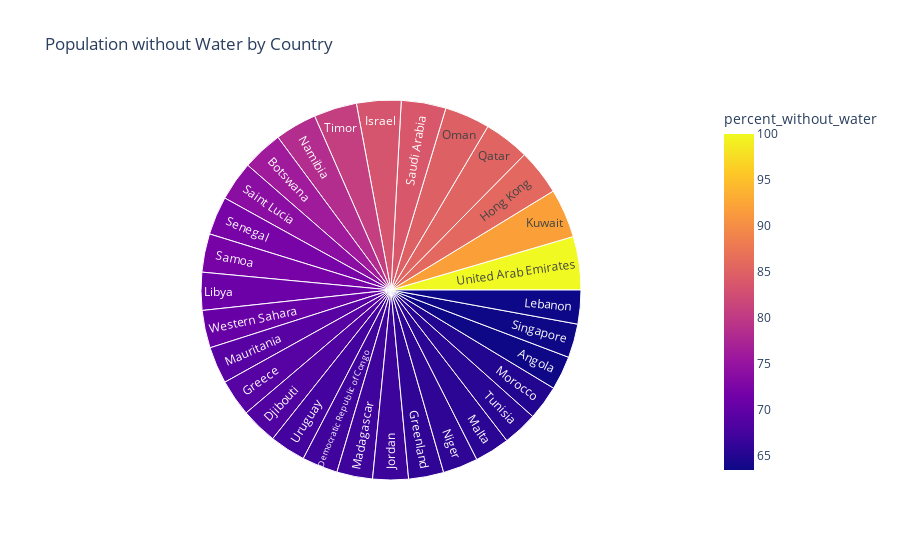

The notebook cell saved with this chart:
### Code cell
# sunburst plot of continents then countries, with population without water as values and color
fig = px.sunburst(
    df_countries.nlargest(30, "percent_without_water"),
    path=["Entity"],
    values="percent_without_water",
    color="percent_without_water",
    hover_data=hover_data_list,
    title="Population without Water by Country",
)
fig.show()

### Figure 1 — Plotly figure (JSON) as saved in the notebook; plotly's stock layout.template omitted (floating-point values rounded to 4 significant figures; data arrays with more than 128 entries replaced by an {"elided": "..."} marker saying what was removed)
{"data": [{"branchvalues": "total", "customdata": {"elided": "30x22 mixed values"}, "domain": {"x": [0, 1], "y": [0, 1]}, "hovertemplate": "labels=%{label}<br>percent_without_water_sum=%{value}<br>parent=%{parent}<br>id=%{id}<br>Entity=%{customdata[0]}<br>country_pop_raw=%{customdata[1]}<br>country_pop_with_water=%{customdata[2]}<br>country_pop_without_water=%{customdata[3]}<br>population_piped_with_access=%{customdata[4]}<br>population_piped_with_cycling_access=%{customdata[5]}<br>population_piped_with_walking_access=%{customdata[6]}<br>percent_without_water=%{color}<br>percent_with_water=%{customdata[8]}<br>Nat Piped=%{customdata[9]}<br>region=%{customdata[10]}<br>subregion=%{customdata[11]}<br>weighted_med=%{customdata[12]}<br>mean_max_distance_cycling=%{customdata[13]}<br>max_max_distance_cycling=%{customdata[14]}<br>min_max_distance_cycling=%{customdata[15]}<br>median_max_distance_cycling=%{customdata[16]}<br>mean_max_distance_walking=%{customdata[17]}<br>max_max_distance_walking=%{customdata[18]}<br>min_max_distance_walking=%{customdata[19]}<br>median_max_distance_walking=%{customdata[20]}<extra></extra>", "ids": ["Angola", "Botswana", "Democratic Republic of Congo", "Djibouti", "Greece", "Greenland", "Hong Kong", "Israel", "Jordan", "Kuwait", "Lebanon", "Libya", "Madagascar", "Malta", "Mauritania", "Morocco", "Namibia", "Niger", "Oman", "Qatar", "Saint Lucia", "Samoa", "Saudi Arabia", "Senegal", "Singapore", "Timor", "Tunisia", "United Arab Emirates", "Uruguay", "Western Sahara"], "labels": ["Angola", "Botswana", "Democratic Republic of Congo", "Djibouti", "Greece", "Greenland", "Hong Kong", "Israel", "Jordan", "Kuwait", "Lebanon", "Libya", "Madagascar", "Malta", "Mauritania", "Morocco", "Namibia", "Niger", "Oman", "Qatar", "Saint Lucia", "Samoa", "Saudi Arabia", "Senegal", "Singapore", "Timor", "Tunisia", "United Arab Emirates", "Uruguay", "Western Sahara"], "marker": {"coloraxis": "coloraxis", "colors": [63.51, 76.13, 67.05, 68.46, 69.05, 65.9, 85.84, 83.33, 66.78, 92.01, 63.44, 70.94, 67.02, 65.6, 69.18, 64.9, 78.36, 65.78, 84.81, 85.3, 74.01, 72.0, 83.76, 72.1, 63.49, 80.68, 65.43, 100.0, 67.34, 70.55]}, "name": "", "parents": ["", "", "", "", "", "", "", "", "", "", "", "", "", "", "", "", "", "", "", "", "", "", "", "", "", "", "", "", "", ""], "type": "sunburst", "values": [63.51, 76.13, 67.05, 68.46, 69.05, 65.9, 85.84, 83.33, 66.78, 92.01, 63.44, 70.94, 67.02, 65.6, 69.18, 64.9, 78.36, 65.78, 84.81, 85.3, 74.01, 72.0, 83.76, 72.1, 63.49, 80.68, 65.43, 100.0, 67.34, 70.55]}], "layout": {"coloraxis": {"colorbar": {"title": {"text": "percent_without_water"}}, "colorscale": [[0, "#0d0887"], [0.1111, "#46039f"], [0.2222, "#7201a8"], [0.3333, "#9c179e"], [0.4444, "#bd3786"], [0.5556, "#d8576b"], [0.6667, "#ed7953"], [0.7778, "#fb9f3a"], [0.8889, "#fdca26"], [1, "#f0f921"]]}, "legend": {"tracegroupgap": 0}, "title": {"text": "Population without Water by Country"}}}
